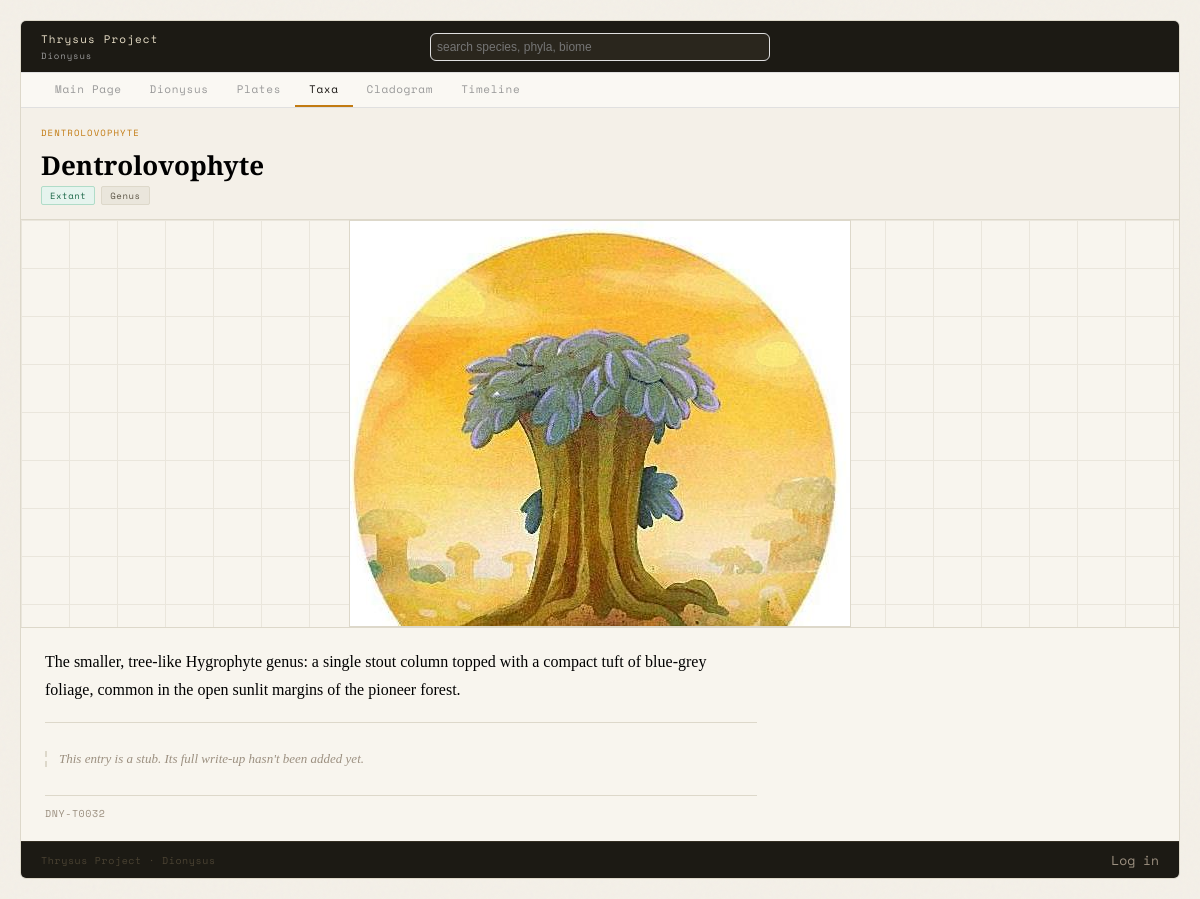
/entry.php?id=32, run on the app's committed database.
### tables this page shows
CREATE TABLE `taxa` (
  `id` int(11) NOT NULL AUTO_INCREMENT,
  `parent_taxon_id` int(11) DEFAULT NULL,
  `name` varchar(100) NOT NULL,
  `rank` varchar(55) DEFAULT NULL,
  `description` text DEFAULT NULL,
  `colour_hex` varchar(7) DEFAULT NULL,
  `body_plan` text DEFAULT NULL,
  `appearance` text DEFAULT NULL,
  `behaviour` text DEFAULT NULL,
  `habitat_and_distribution` text DEFAULT NULL,
  `evolutionary_history` text DEFAULT NULL,
  `status` enum('extant','extinct') DEFAULT 'extant',
  `first_described` date DEFAULT NULL,
  `lead` varchar(100) DEFAULT NULL,
  `last_edited` date DEFAULT NULL,
  `category` enum('fauna','flora','tapetae') DEFAULT 'fauna',
  `image` varchar(255) DEFAULT NULL,
  PRIMARY KEY (`id`),
  KEY `parent_taxon_id` (`parent_taxon_id`),
  CONSTRAINT `taxa_ibfk_1` FOREIGN KEY (`parent_taxon_id`) REFERENCES `taxa` (`id`)
);

### entry.php (the view, shortened to what this page needs)
<?php
include 'db_config.php';
$type = $_GET['type'] ?? 'taxon';
$id = (int)($_GET ['id'] ?? 0);
if ($type == 'species') {
    $query = "SELECT * FROM species WHERE id = $id";
} else {
    $query = "SELECT * FROM taxa WHERE id = $id";
}
$result = mysqli_query($db_connect, $query);
$taxon = $result->fetch_assoc();
include 'header.php';
$entry_code = 'DNY-' . ($type == 'species' ? 'S' : 'T') . str_pad($id, 4, "0", STR_PAD_LEFT);
$title = ($type == 'species') ? $taxon['common_name'] : $taxon['name'];
$lede = ( $type == 'species') ? $taxon['species_description'] : $taxon['description'];
if ($type == 'species') {
    $ranklabel = 'Species';
} else {
    $ranklabel = $taxon['rank']? ucfirst($taxon['rank']) : 'Clade';
}
$crumbs = [];
if ($type == 'species') {
    $tid = (int)$taxon['taxon_id'];
    $walker = mysqli_query($db_connect, "SELECT * FROM taxa WHERE id = $tid")->fetch_assoc();
} else {
    $walker = $taxon;
}
while ($walker) {
    $crumbs[] = $walker;
    if ($walker['parent_taxon_id']) {
        $pid = (int)$walker['parent_taxon_id'];
        $walker = mysqli_query($db_connect, "SELECT * FROM taxa WHERE id = $pid")->fetch_assoc();
    } else {
        $walker = null;
    }
}
$crumbs = array_reverse($crumbs);
$plate_subject_type = ($type == 'species') ? 'species' : 'taxon';
$plate_match = $db_connect->execute_query(
    "SELECT p.* FROM plates p JOIN plate_subjects ps ON ps.plate_id = p.id WHERE ps.subject_type = ? AND ps.subject_id = ? ORDER BY p.id LIMIT 1",
    [$plate_subject_type, $id]
)->fetch_assoc();
$own_image = ($type == 'species') ? ($taxon['species_image'] ?? '') : ($taxon['image'] ?? '');
$faceplate_image = $own_image !== '' ? $own_image : ($plate_match['image'] ?? '');
$castmates = [];
?>
    <div class="entry-header">
    <div class= "entry-breadcrumb">
    <?php
    $links = [];
    foreach ($crumbs as $c) {
        $links[] = "<a href='entry.php?id=" . (int) $c['id'] . "'>" . htmlspecialchars($c['name']) . "</a>";
    }
    echo implode(' › ', $links);
    ?>
    </div>
    <h1 class="entry-title"><?php echo htmlspecialchars($title); ?></h1>
    <div class="entry-tags">
        <?php if (!empty($taxon['status'])) { ?>
            <div class="entry-tag <?php echo htmlspecialchars($taxon['status']); ?>"><?php echo htmlspecialchars(ucfirst($taxon['status'])); ?></div>
        <?php } ?>
        <div class="entry-tag class"><?php echo htmlspecialchars($ranklabel); ?></div>
    </div>
</div>
<?php if (!empty($faceplate_image)) { ?>
<div class="faceplate">
    <div class="faceplate-inner">
        <img class="faceplate-img" src="images/<?php echo htmlspecialchars($faceplate_image); ?>" alt="<?php echo htmlspecialchars($title); ?>">
    </div>
</div>
<?php } ?>
<?php
$field = ($type == 'species') ? array_filter([
    "Body length"    => $taxon['body_length'] ?? '',
    "Mass"           => $taxon['mass'] ?? '',
    "Thermy"         => ucfirst($taxon['thermy'] ?? ''),
    "Encounter risk" => ucfirst($taxon['encounter_risk'] ?? ''),
]) : [];
$has_sidebar = !empty($field) || !empty($castmates);
?>
    <div class="entry-body<?php echo $has_sidebar ? '' : ' entry-body-full'; ?>">
        <div class="entry-main-text">
            <div class="entry-lede">
                <p><?php echo $lede; ?></p>
            </div>
            <?php
            $written = 0;
            $has_children = $type != 'species' && (
                $db_connect->execute_query("SELECT 1 FROM taxa WHERE parent_taxon_id = ? LIMIT 1", [$id])->num_rows
                || $db_connect->execute_query("SELECT 1 FROM species WHERE taxon_id = ? LIMIT 1", [$id])->num_rows
            );
            if ($written === 0 && !$has_children) {
                echo "<p class='entry-stub'>This entry is a stub. Its full write-up hasn't been added yet.</p>";
            }
            ?>
            <?php
            $meta = [$entry_code];
            ?>
            <div class="entry-meta">
                <?php echo implode(' · ', $meta); ?>
            </div>
        </div>
    </div>
<?php include 'footer.php'; ?>

### style.css (style rules this page uses)
* { box-sizing: border-box; margin: 0; padding: 0; }
:root { --bg: #f4f0e8; --surface: #faf8f3; --border: #ddd8ca; --border-faint: #eae6dc; --topbar-bg: #1c1a14; --text-primary: #1a1714; --text-secondary: #5c5546; --text-muted: #9c9080; --accent-amber: #c27b12; --mono: 'Space Mono', monospace; --serif: 'Libre Baskerville', serif; }
body { background: var(--bg); padding: 20px; }
.entry-header { background: var(--bg); border-bottom: 1px solid var(--border); padding: 18px 20px 14px; }
.entry-breadcrumb { font-size: 9px; letter-spacing: 0.12em; color: var(--text-muted); font-family: var(--mono); text-transform: uppercase; margin-bottom: 8px; }
.entry-breadcrumb a { color: var(--accent-amber); text-decoration: none; }
.entry-title { font-size: 26px; font-weight: 700; font-family: var(--serif); margin-bottom: 3px; }
.entry-tags { display: flex; gap: 6px; flex-wrap: wrap; }
.entry-tag { font-size: 9px; padding: 2px 8px; border-radius: 2px; font-family: var(--mono); letter-spacing: 0.06em; background: var(--border-faint); color: var(--text-secondary); border: 1px solid var(--border); }
.entry-tag.extant { background: #e6f4ee; color: #1a6647; border-color: #b0dcc8; }
.faceplate { display: block; width: 100%; border-bottom: 1px solid var(--border); background: #f8f5ee; background-image: linear-gradient(var(--border-faint) 1px, transparent 1px), linear-gradient(90deg, var(--border-faint) 1px, transparent 1px); background-size: 48px 48px; }
.faceplate-inner { display: flex; align-items: center; justify-content: center; padding: 0; width: 100%; }
.faceplate-img { max-width: 100%; max-height: 620px; object-fit: contain; display: block; border: 1px solid var(--border); }
.entry-body { display: grid; grid-template-columns: 1fr 260px; background: #f8f5ee; }
.entry-body-full { grid-template-columns: minmax(0, 760px); }
.entry-lede { font-family: var(--serif); border-bottom: 1px solid var(--border); font-size: 16px; line-height: 1.75; margin-bottom: 28px; padding-bottom: 18px; }
.entry-main-text { padding: 20px 24px; }
.entry-stub { font-family: var(--serif); font-style: italic; font-size: 13px; color: var(--text-muted); border-left: 2px dashed var(--border); padding-left: 12px; margin-bottom: 14px; }
.entry-meta { margin-top: 28px; padding-top: 10px; border-top: 1px solid var(--border); font-family: var(--mono); font-size: 10px; letter-spacing: 0.06em; color: var(--text-muted); display: flex; flex-wrap: wrap; gap: 12px; align-items: baseline; }

### data on the page
taxa: name "DENTROLOVOPHYTE", name "Dentrolovophyte", status "Extant", rank "Genus", image (picture), description "The smaller, tree-like Hygrophyte genus: a single stout column topped with a compact tuft of blue-grey foliage, common in the open sunlit margins of the pioneer forest."

### other printed values
implode(' · ', $meta) "DNY-T0032"
